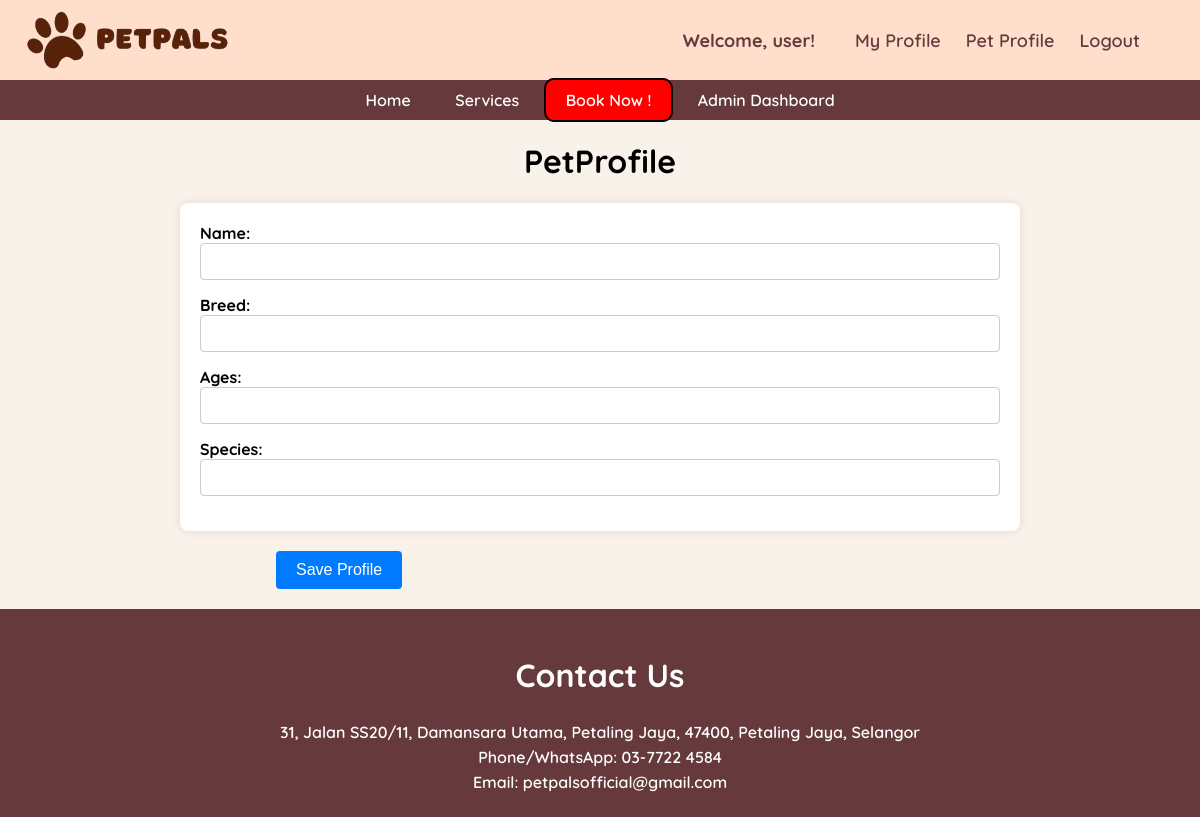
The page /petprofile/ (signed in) on the database as committed earlier.
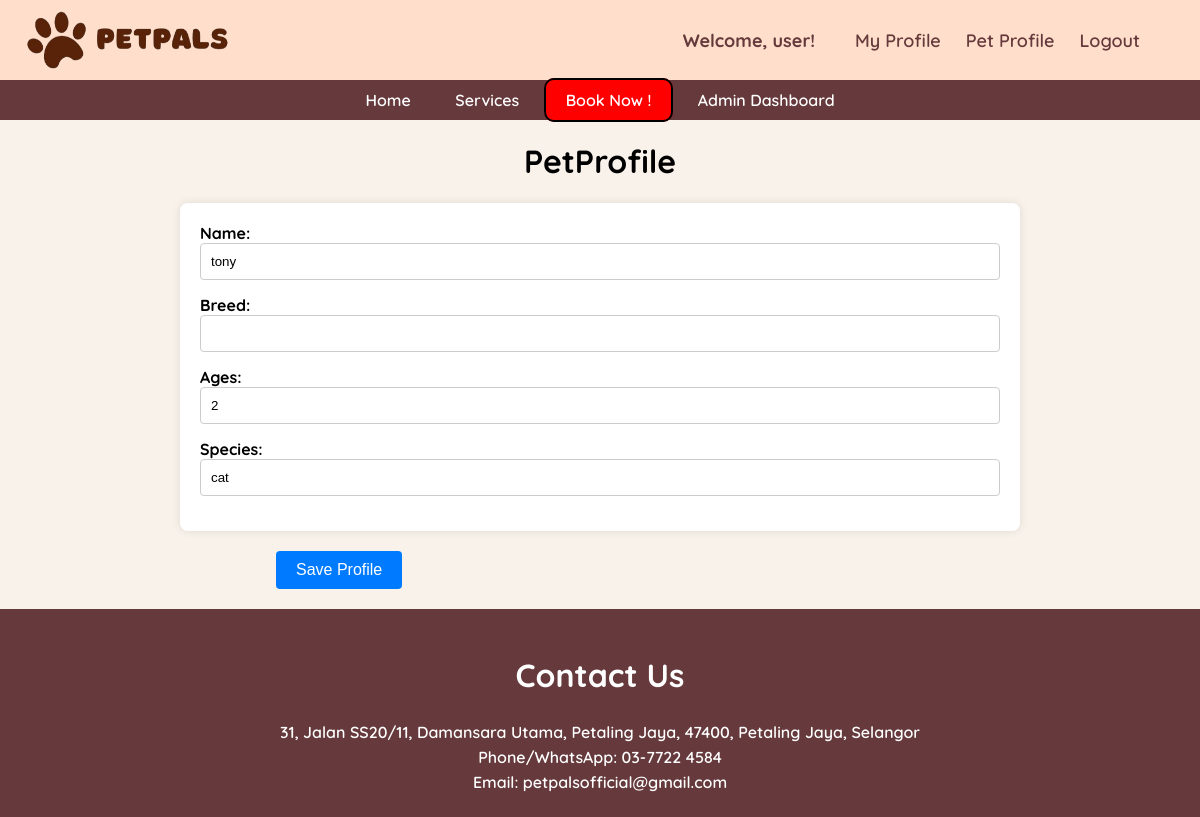
The same page on the database as committed later.
### main/models.py (models this page shows, shortened)
class Pet(models.Model):
    name = models.CharField(max_length=20)
    owner = models.ForeignKey(Owner, null=True, on_delete=models.CASCADE)
    age = models.PositiveBigIntegerField()
    species = models.CharField(max_length=50)
    breed = models.CharField(max_length=50, blank=True)

### main/views.py (the view)
# urls.py: path('petprofile/', views.PetprofilePage, name="petprofile"),
def PetprofilePage(request):
    try:
        owner_instance = Owner.objects.get(user=request.user)
    except Owner.DoesNotExist:
        messages.error(request, 'pls create a owner profile first')
        return redirect ('profile')
    pet_instances = Pet.objects.filter(owner=owner_instance)
    if not pet_instances:
        pet_instance = None
    else:
        pet_instance = pet_instances.first()
    if request.method == 'POST':
        form = PetForm(request.POST, instance=pet_instance)
        if form.is_valid():
            pet = form.save(commit=False)
            pet.owner = owner_instance
            pet.save()
            messages.success(request, f'profile has been updated')
            return redirect('petprofile')
    else:
        form = PetForm(instance=pet_instance)
    context = {'form':form}
    return render(request, 'petprofile.html', context)

### main/forms.py
class PetForm(forms.ModelForm):
    class Meta:
        model = Pet
        fields = ['name','age','species','breed']

### main/models.py (called while the page is built)
    def __str__(self):
        return self.user.username

### main/templates/petprofile.html (shortened to what this page needs)
{% extends 'base.html' %}
{% block content %}
        <h1>PetProfile</h1>
    <form method="POST" action="">
        <div class="container">
            <div class=" form-group">
                <label for="id_username">Name:</label>
                {{ form.name }}
            </div>
            <div class=" form-group">
                <label for="id_breed">Breed:</label>
                {{ form.breed }}
            </div>
            <div class=" form-group">
                <label for="id_age">Ages:</label>
                {{ form.age }}
            </div>
            <div class=" form-group">
                <label for="id_species">Species:</label>
                {{ form.species }}
            </div>
        </div>
        <div class="button-container">
            <input type="submit" value="Save Profile">
        </div>
    </form>
{% endblock %}

Rows that differ between the two databases and show on the page:
added Pet: name "tony", age "2", species "cat"
